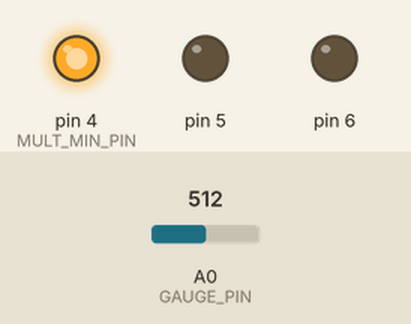
This sketch was run on a simulated Arduino Uno, built with avr-gcc and run on an emulated ATmega328P. Shown: output pins drawn as LEDs (lit = HIGH). The inputs (shaded band) are chosen by the test bench; at power-on: A0 (GAUGE_PIN) = 512. What the sketch prints to the serial monitor is not drawn.

Above: at 0.1 s.
Timing chart, 0 to 1.6 s (numbered marks = the images above):
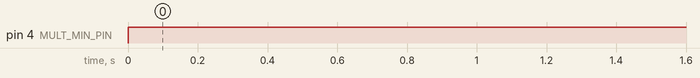

Measured:
- by itself, pin 4 (MULT_MIN_PIN): LOW → HIGH at 0.00 s

The sketch:

basic_serial_read_sg_multiplexer.ino
```cpp
#define NUM_OF_GAUGE 5
#define NUM_OF_MULT_PINS 3

#define GAUGE_PIN A0
#define MULT_MIN_PIN 4

uint16_t analogVals[NUM_OF_GAUGE] = {0};

void setup(){
   for(int i=MULT_MIN_PIN; i<MULT_MIN_PIN+NUM_OF_MULT_PINS; i++){
      pinMode(i, OUTPUT);
   }
   Serial.begin(9600);
}

void loop(){
//   for(int i=0; i<NUM_OF_GAUGE; i++){
//       digitalWrite(MULT_MIN_PIN, i & 1);
//       digitalWrite(MULT_MIN_PIN+1, (i >> 1) & 1);
//       digitalWrite(MULT_MIN_PIN+2, (i >> 2) & 1);
//       analogVals[i] = analogRead(GAUGE_PIN);
//       Serial.print(analogVals[i]);
//       Serial.print("\t");
//   }
   Serial.print("\n");
//
   digitalWrite(MULT_MIN_PIN, HIGH);
   digitalWrite(MULT_MIN_PIN+1,LOW);
   digitalWrite(MULT_MIN_PIN+2,LOW);
   Serial.print(analogRead(GAUGE_PIN));
}
```
